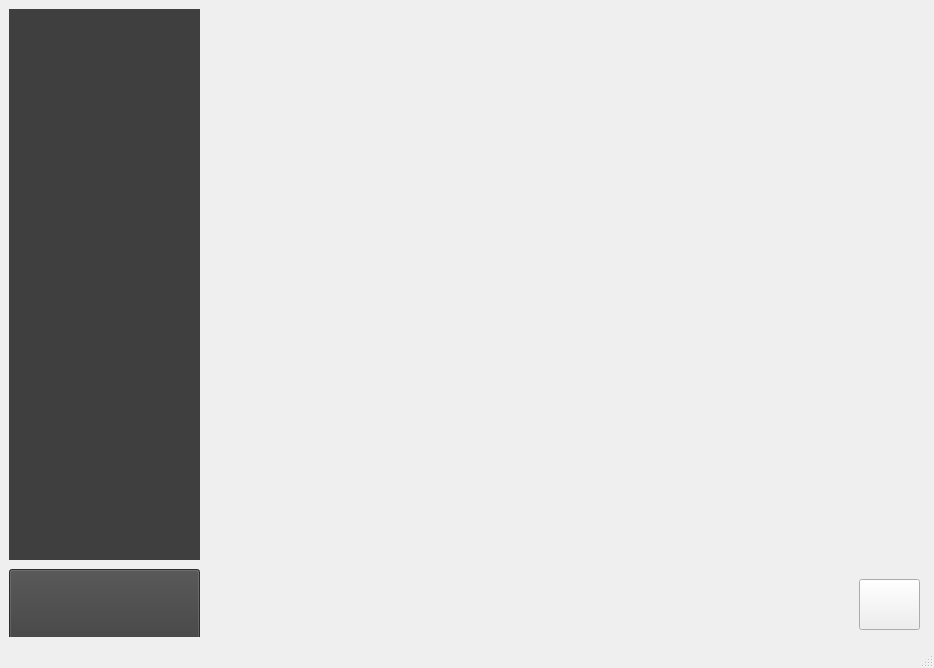
<?xml version="1.0" encoding="UTF-8"?>
<ui version="4.0">
 <class>Janela_Principal</class>
 <widget class="QMainWindow" name="Janela_Principal">
  <property name="windowModality">
   <enum>Qt::ApplicationModal</enum>
  </property>
  <property name="enabled">
   <bool>true</bool>
  </property>
  <property name="geometry">
   <rect>
    <x>0</x>
    <y>0</y>
    <width>934</width>
    <height>668</height>
   </rect>
  </property>
  <property name="windowTitle">
   <string>Tela de Aprendizagem LEPE</string>
  </property>
  <property name="windowIcon">
   <iconset>
    <normaloff>../icons/logo lepe.png</normaloff>../icons/logo lepe.png</iconset>
  </property>
  <property name="toolButtonStyle">
   <enum>Qt::ToolButtonIconOnly</enum>
  </property>
  <property name="animated">
   <bool>false</bool>
  </property>
  <property name="documentMode">
   <bool>false</bool>
  </property>
  <property name="tabShape">
   <enum>QTabWidget::Rounded</enum>
  </property>
  <widget class="QWidget" name="centralwidget">
   <layout class="QGridLayout" name="gridLayout">
    <item row="0" column="0">
     <widget class="QWidget" name="principalWidget" native="true">
      <widget class="QWidget" name="menuWidget" native="true">
       <property name="geometry">
        <rect>
         <x>0</x>
         <y>0</y>
         <width>191</width>
         <height>551</height>
        </rect>
       </property>
       <property name="styleSheet">
        <string notr="true">background-color: rgb(63, 63, 63);</string>
       </property>
      </widget>
      <widget class="QWidget" name="apresContWidget" native="true">
       <property name="geometry">
        <rect>
         <x>190</x>
         <y>-10</y>
         <width>741</width>
         <height>671</height>
        </rect>
       </property>
      </widget>
      <widget class="QPushButton" name="voltarButton">
       <property name="geometry">
        <rect>
         <x>0</x>
         <y>560</y>
         <width>191</width>
         <height>71</height>
        </rect>
       </property>
       <property name="styleSheet">
        <string notr="true">background-color: rgb(63, 63, 63);</string>
       </property>
       <property name="text">
        <string/>
       </property>
      </widget>
      <widget class="QPushButton" name="avalButton">
       <property name="geometry">
        <rect>
         <x>850</x>
         <y>570</y>
         <width>61</width>
         <height>51</height>
        </rect>
       </property>
       <property name="text">
        <string/>
       </property>
      </widget>
     </widget>
    </item>
   </layout>
  </widget>
  <widget class="QStatusBar" name="statusbar"/>
 </widget>
 <resources/>
 <connections/>
</ui>
